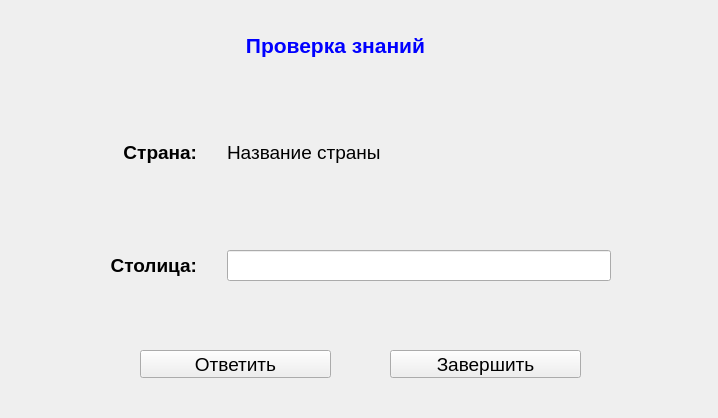
<?xml version="1.0" encoding="UTF-8"?>
<ui version="4.0">
 <class>TestKnowledge</class>
 <widget class="QWidget" name="TestKnowledge">
  <property name="geometry">
   <rect>
    <x>0</x>
    <y>0</y>
    <width>718</width>
    <height>418</height>
   </rect>
  </property>
  <property name="windowTitle">
   <string>Проверка знаний</string>
  </property>
  <widget class="QLabel" name="label_test_knowledge">
   <property name="geometry">
    <rect>
     <x>170</x>
     <y>20</y>
     <width>331</width>
     <height>51</height>
    </rect>
   </property>
   <property name="text">
    <string>&lt;html&gt;&lt;head/&gt;&lt;body&gt;&lt;p align=&quot;center&quot;&gt;&lt;span style=&quot; font-size:16pt; font-weight:600; color:#0000ff;&quot;&gt;Проверка знаний&lt;/span&gt;&lt;/p&gt;&lt;/body&gt;&lt;/html&gt;</string>
   </property>
  </widget>
  <widget class="QWidget" name="gridLayoutWidget">
   <property name="geometry">
    <rect>
     <x>110</x>
     <y>70</y>
     <width>501</width>
     <height>211</height>
    </rect>
   </property>
   <layout class="QGridLayout" name="gridLayout">
    <property name="horizontalSpacing">
     <number>30</number>
    </property>
    <property name="verticalSpacing">
     <number>15</number>
    </property>
    <item row="4" column="0">
     <widget class="QLabel" name="label_capital">
      <property name="text">
       <string>&lt;html&gt;&lt;head/&gt;&lt;body&gt;&lt;p align=&quot;right&quot;&gt;&lt;span style=&quot; font-size:14pt; font-weight:600;&quot;&gt;Столица:&lt;/span&gt;&lt;/p&gt;&lt;/body&gt;&lt;/html&gt;</string>
      </property>
     </widget>
    </item>
    <item row="4" column="1">
     <widget class="QLineEdit" name="lineEdit_capital_name">
      <property name="font">
       <font>
        <pointsize>14</pointsize>
       </font>
      </property>
     </widget>
    </item>
    <item row="1" column="0">
     <widget class="QLabel" name="label_country">
      <property name="text">
       <string>&lt;html&gt;&lt;head/&gt;&lt;body&gt;&lt;p align=&quot;right&quot;&gt;&lt;span style=&quot; font-size:14pt; font-weight:600;&quot;&gt;Страна:&lt;/span&gt;&lt;/p&gt;&lt;/body&gt;&lt;/html&gt;</string>
      </property>
     </widget>
    </item>
    <item row="1" column="1">
     <widget class="QLabel" name="label_country_name">
      <property name="font">
       <font>
        <pointsize>14</pointsize>
       </font>
      </property>
      <property name="text">
       <string>&lt;html&gt;&lt;head/&gt;&lt;body&gt;&lt;p&gt;&lt;span style=&quot; font-size:14pt;&quot;&gt;Название страны&lt;/span&gt;&lt;/p&gt;&lt;/body&gt;&lt;/html&gt;</string>
      </property>
     </widget>
    </item>
   </layout>
  </widget>
  <widget class="QPushButton" name="pushButton_answer">
   <property name="geometry">
    <rect>
     <x>140</x>
     <y>350</y>
     <width>191</width>
     <height>28</height>
    </rect>
   </property>
   <property name="font">
    <font>
     <pointsize>14</pointsize>
    </font>
   </property>
   <property name="text">
    <string>Ответить</string>
   </property>
  </widget>
  <widget class="QPushButton" name="pushButton_cancel">
   <property name="geometry">
    <rect>
     <x>390</x>
     <y>350</y>
     <width>191</width>
     <height>28</height>
    </rect>
   </property>
   <property name="font">
    <font>
     <pointsize>14</pointsize>
    </font>
   </property>
   <property name="text">
    <string>Завершить</string>
   </property>
  </widget>
 </widget>
 <resources/>
 <connections/>
</ui>
